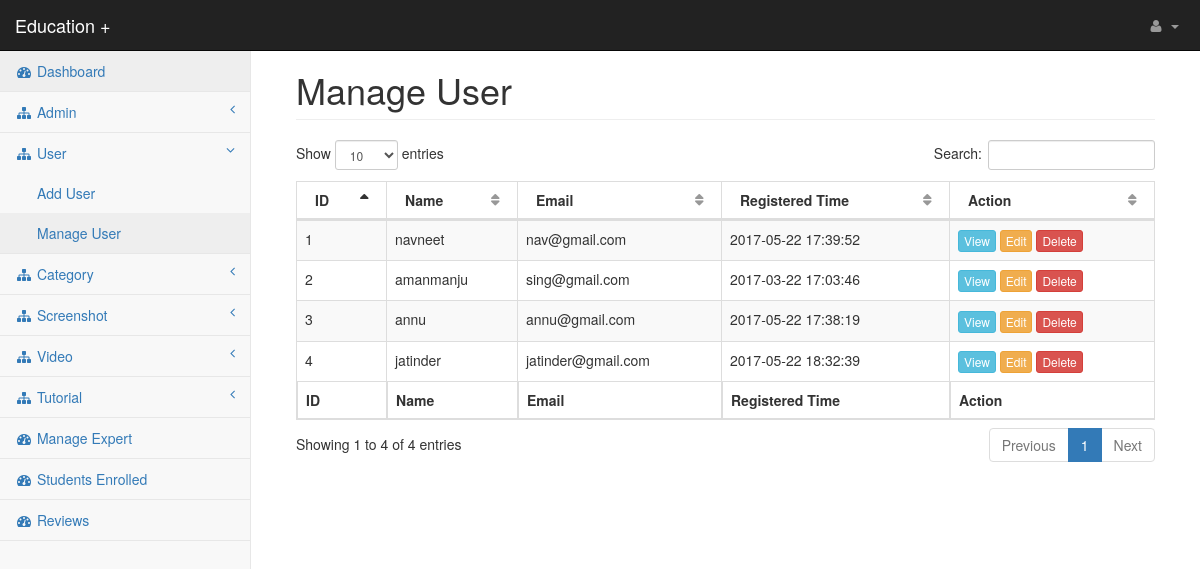
The app's page /admin/manage_user.php (signed in) with its own data.
### tables this page shows
CREATE TABLE `user` (
  `user_id` int(100) NOT NULL,
  `user_name` varchar(50) NOT NULL,
  `user_lastname` varchar(100) NOT NULL,
  `user_email` varchar(20) NOT NULL,
  `user_pswd` varchar(200) NOT NULL,
  `time` timestamp NOT NULL DEFAULT CURRENT_TIMESTAMP ON UPDATE CURRENT_TIMESTAMP
);

### admin/manage_user.php (the view, shortened to what this page needs)
<?php require "header_files.php"; ?>
<body>
<div id="wrapper">
    <?php require "menu.php"; ?>
    <div id="page-wrapper">
        <div class="container-fluid">
            <div class="row">
                <div class="col-lg-12">
                    <h1 class="page-header">Manage User</h1>
                </div>
            </div>
			<table id="manageuser" class="table table-bordered table-striped">
				<thead>
					<tr>
						<th>ID</th>
						<th>Name</th>
						<th>Email</th>
						<th>Registered Time</th>
						<th>Action</th>
					</tr>
				</thead>
				<tfoot>
					<tr>
						<th>ID</th>
						<th>Name</th>
						<th>Email</th>
						<th>Registered Time</th>
						<th>Action</th>
					</tr>
				</tfoot>
				<tbody>
					<?php
					$q="select * from user";
					$chk=$conn->query($q);
					while($r=$chk->fetch_assoc())
					{
					?>
					<tr>
						<td><?php echo $r['user_id']; ?></td>
						<td><?php echo $r['user_name']; ?></td>
						<td><?php echo $r['user_email']; ?></td>
						<td><?php echo $r['time']; ?></td>
						<td>
							<a href="view_user.php?z=<?php echo $r['user_id'];?>" class="btn btn-xs btn-info">View</a>
							<a href="edit_user.php?z=<?php echo $r['user_id'];?>"class="btn btn-xs btn-warning">Edit</a>
							<a href="delete_user.php?z=<?php echo $r['user_id'];?>" class="btn btn-xs btn-danger">Delete</a>
					</tr>
					<?php
					}
					?>
				</tbody>
			</table>
        </div>
    </div>
</div>
</body>
</html>

### admin/css/startmin.css (style rules this page uses)
body { background-color: #f8f8f8; }
#wrapper { width: 100%; }
#page-wrapper { padding: 30px 15px 0 15px; min-height: 568px; background-color: #fff; }
@media (min-width:768px) { #page-wrapper { position: inherit; margin-left: 250px; padding: 30px 30px 0 30px; border-left: 1px solid #e7e7e7; } }
table.dataTable thead .sorting, table.dataTable thead .sorting_asc, table.dataTable thead .sorting_desc, table.dataTable thead .sorting_asc_disabled, table.dataTable thead .sorting_desc_disabled { background: 0 0; }
table.dataTable thead .sorting_asc:after { content: "\f0de"; float: right; font-family: fontawesome; }
table.dataTable thead .sorting:after { content: "\f0dc"; float: right; font-family: fontawesome; color: rgba(50,50,50,.5); }

### records on screen
user: user_id "1", user_name "navneet", user_email "nav@gmail.com", time "2017-05-22 17:39:52"
user: user_id "2", user_name "amanmanju", user_email "sing@gmail.com", time "2017-03-22 17:03:46"
user: user_id "3", user_name "annu", user_email "annu@gmail.com", time "2017-05-22 17:38:19"
user: user_id "4", user_name "jatinder", user_email "jatinder@gmail.com", time "2017-05-22 18:32:39"
